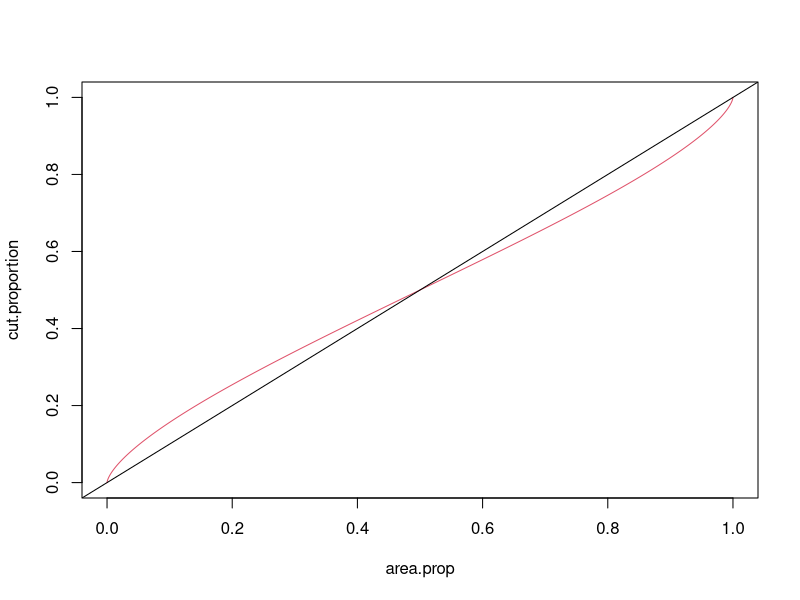

R code for this plot:
# Calculating what proportion of an ellipse (leaf) to cut along the major
# axis to remove a certain proportion of total ellipse area

# Apr 2024

# Formula for area of ellipse
area.ellipse = function(A, B) {
  A/2 * B/2 * pi
}

# Formula for area of segment of ellipse, cut perpendicular to major axis (A)
area.seg = function(A, B, H) {
  (A*B/4) *
    ( acos(1-2*H/A) -
        (1 - 2*H/A) * sqrt(4*H/A - 4*H^2 /A^2) )
}
# See https://www.had2know.org/academics/ellipse-segment-tank-volume-calculator.html




# Now convert to proportions ####

# X = prop of leaf desired
# A = major axis length (leaf length)
# B = minor axis length (leaf width)

prop.area = function(A, B, H) {

  ( acos(1-2*H/A) -
      (1 - 2*H/A) * sqrt(4*H/A - 4*H^2 /A^2) ) / pi

}


cut.proportion = seq(0,1, length=1000)

area.prop = prop.area(10, 1, cut.proportion*10)

plot(cut.proportion ~ area.prop, type='l', col=2)
abline(a=0,b=1)

?uniroot

